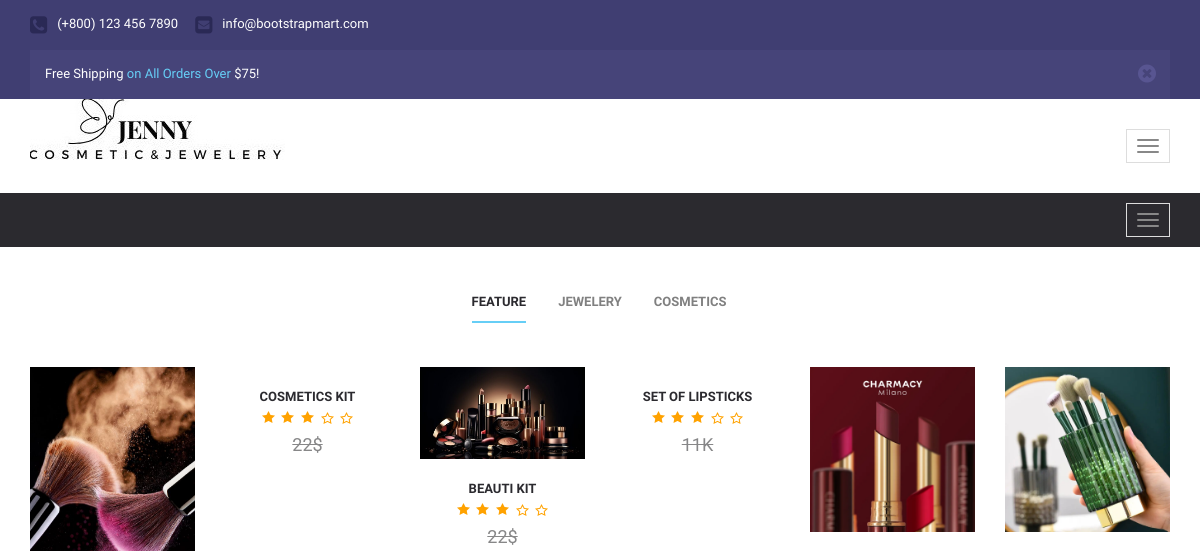
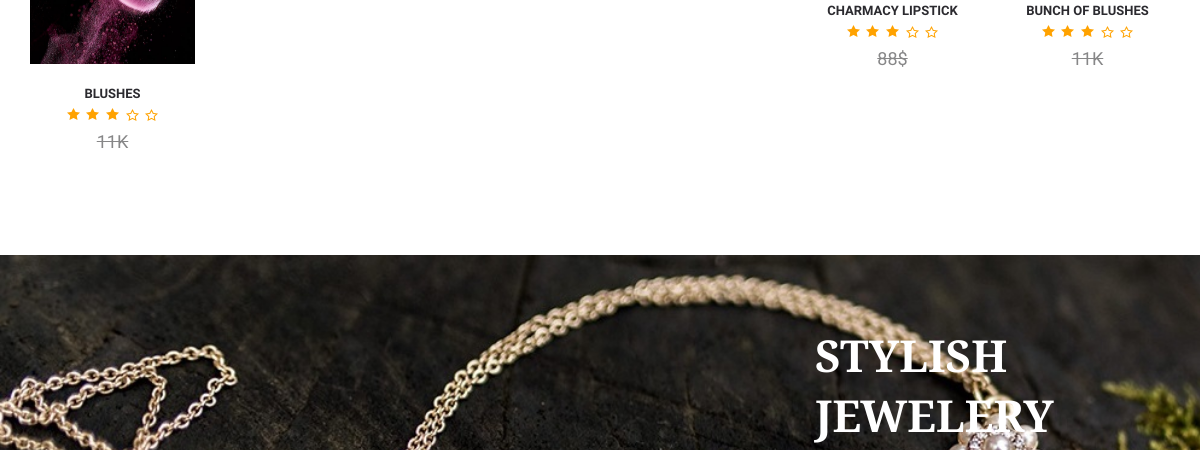
The page /cosmetics.php (signed in, upper part) on the database as committed earlier (2 pictures, top to bottom).
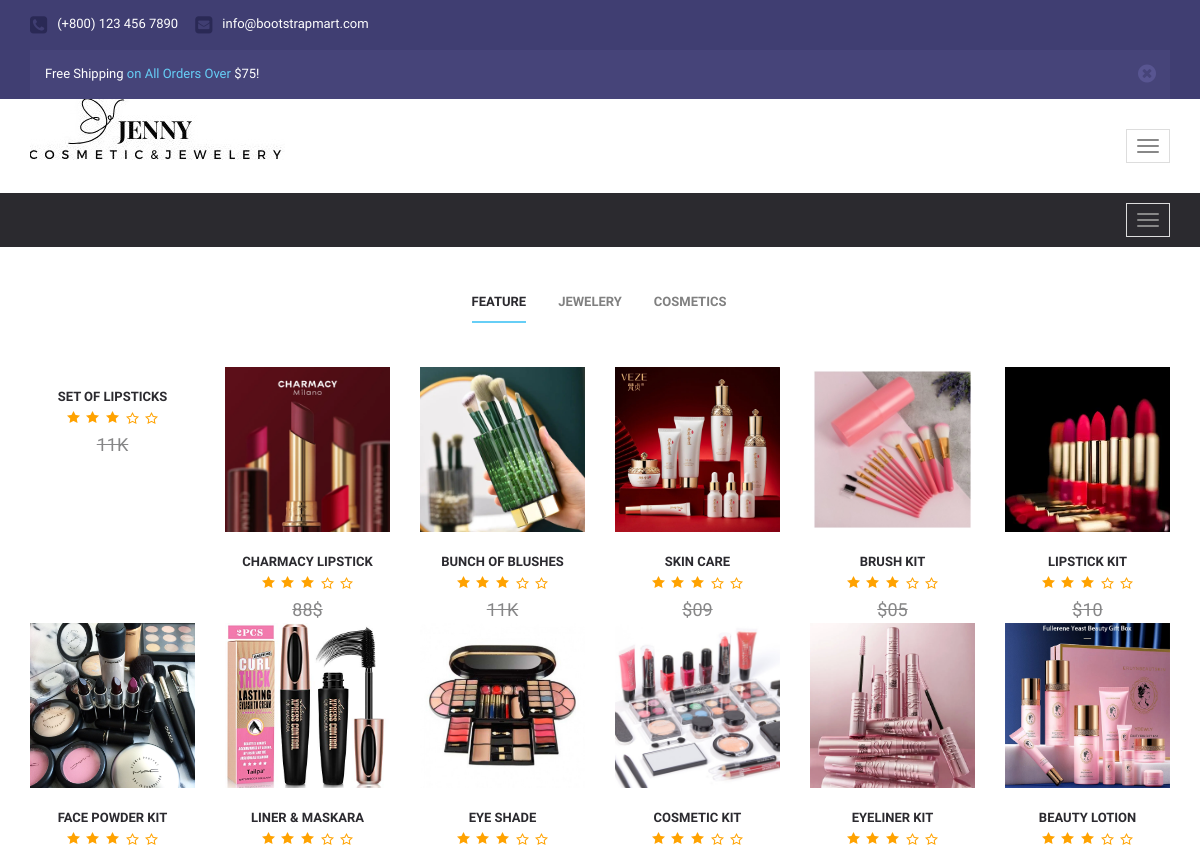
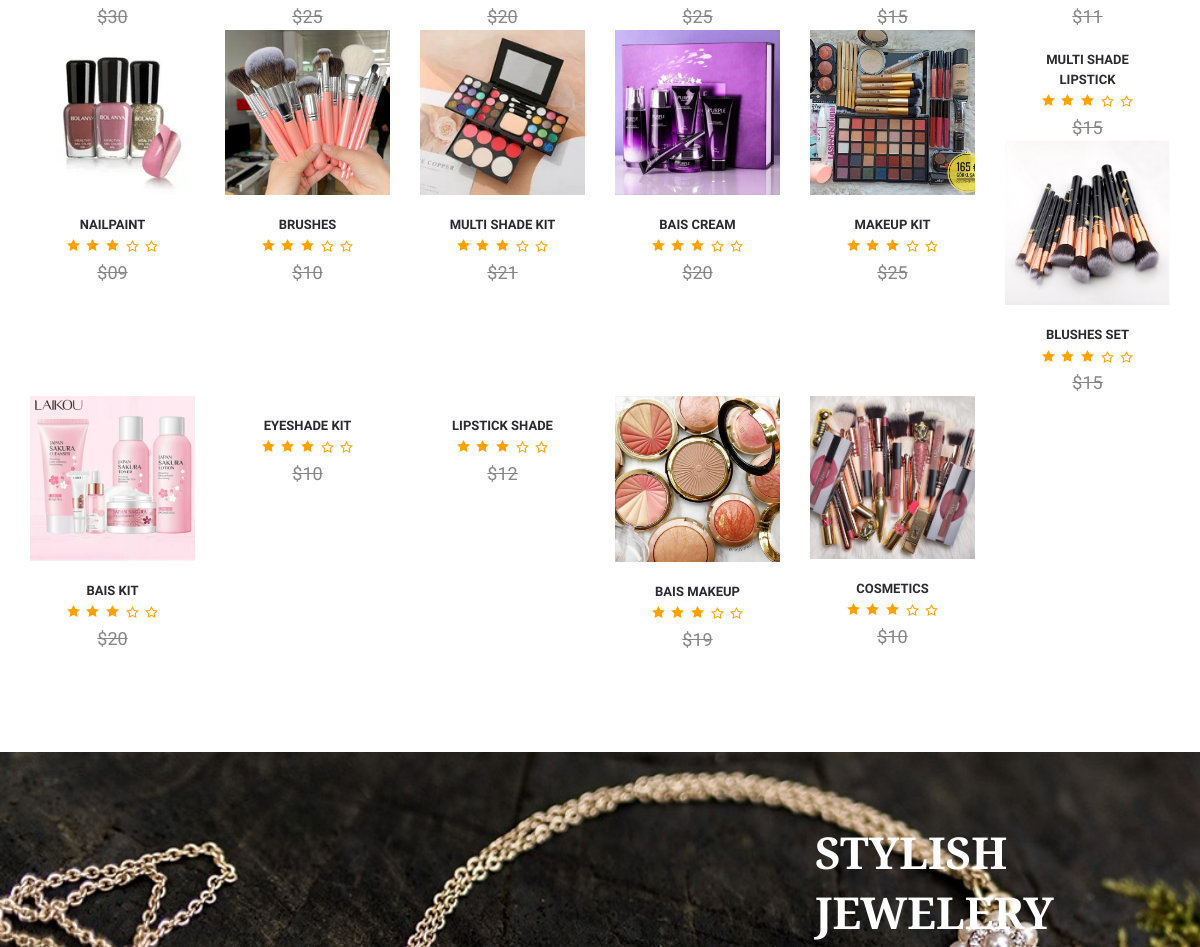
The same page on the database as committed later (2 pictures, top to bottom).
### tables this page shows
CREATE TABLE `addproduct` (
  `pid` int(11) NOT NULL,
  `ptitle` varchar(255) NOT NULL,
  `pdescription` text NOT NULL,
  `pcategory` int(255) NOT NULL,
  `pprice` varchar(255) NOT NULL,
  `pimage` varchar(255) NOT NULL,
  `status` tinyint(4) NOT NULL DEFAULT 1
);

### cosmetics.php (the view, shortened to what this page needs)
<?php
 include('includes/navbar.php');
 include('includes/config.php');
 ?>
 <html>
              <div class="newest" id="newest">
                  <div class="container">
                      <div class="newest-content">
                          <div class="newest-tab">
                              <ul id="myTab" class="nav nav-tabs newest" role="tablist">
                                  <li role="presentation" class="active">
                                      <a href="feature.php" id="cat-1" role="tab" data-toggle="tab" aria-controls="1" aria-expanded="true">Feature</a>
                                  </li>
                                  <li role="presentation">
                                      <a href="jewelery.php" role="tab" id="cat-2" data-toggle="tab" aria-controls="2">Jewelery</a>
                                  </li>
                                  <li role="presentation">
                                      <a href="cosmetics.php" role="tab" id="cat-3" data-toggle="tab" aria-controls="3">Cosmetics</a>
                                  </li>
                              </ul>
                              <div id="myTabContent" class="tab-content">
                                  <div role="tabpanel" class="tab-pane fade in active" id="1" aria-labelledby="cat-1">
                                      <div class="row clearfix">
                                      <?php
					$cosmeticsfetch = "SELECT * from `addproduct` where pcategory = '1'";
					$runquery = mysqli_query($connection, $cosmeticsfetch);
					if(mysqli_num_rows($runquery) > 0){
						while($row = mysqli_fetch_assoc($runquery)){
					?>
                                          <div class="col-md-4 col-lg-2 col-sm-12">
                                              <div class="product-fade">
													<div class="product-fade-wrap">
                                                        <div id="product-image" class="">
                                                            <div class="item"><img src="<?php echo 'images/' . $row['pimage'];?>" alt="" class="img-responsive"></div>
                                                        </div>
													</div>
                                              </div>
                                              <div class="product-name">
                                                  <a href=""><?php echo $row['ptitle'];?></a>
                                              </div>
                                              <div class="star-1"></div>
                                              <div class="product-price">
                                                  <span><?php echo $row['pprice'];?></span>
                                              </div>
                                          </div>
               <?php
                        }
                    }
                    ?>
                                      </div>
                                  </div>
                              </div>
                          </div>
                      </div>
                  </div>
              </div>
              <div class="content-offers" style="background:url(images/slider5.jpg); background-size: cover;">
                  <div class="container">
                      <div class="ct-offers">
                          <div class="ct-offers-title" style="color: white; margin-left: 80px;">Stylish Jewelery</div>
                      </div>
                  </div>
              </div>
          </div>
<?php
include('includes/footer.php')
?>

### includes/navbar.php (shortened to what this page needs)
<!DOCTYPE html>
<html lang="en">
  <head>
    <link href='font-awesome/css/font-awesome.css' rel='stylesheet' type='text/css'>
    <link href="css/bootstrap.min.css" rel="stylesheet">
    <link href="style.css" rel="stylesheet">
    <link href="responsive.css" rel="stylesheet">
    <link href="css/owl.carousel.css" rel="stylesheet">
    <link href="css/owl.theme.css" rel="stylesheet">
    <link href="css/owl.transitions.css" rel="stylesheet">
    <link href="css/prettyPhoto.css" rel="stylesheet">
  </head>
  <body bgcolor="white">
      <div id="wrapper" class="homepage-1">
          <div id="header">
              <div class="top">
                  <div class="container">
                      <ul class="top-support">
                          <li><i class="fa fa-phone-square"></i><span>(+800) 123 456 7890</span></li>
                          <li><a href=""><i class="fa fa-envelope-square"></i><span>info@bootstrapmart.com</span></a></li>
                      </ul>
                      <div class="clearfix"></div>
                      <div class="top-offers show-mobile">
                          <div class="alert alert-warning alert-dismissible fade in offers" role="alert">
                              <button type="button" class="close" data-dismiss="alert" aria-label="Close"><span aria-hidden="true"><i class="fa fa-times-circle"></i></span></button>
                              Free Shipping <a href="">on All Orders Over</a> $75!
                          </div>
                      </div>
                  </div>
              </div>
              <div id="believe-nav">
                  <div class="container">
                      <div class="min-marg">
                          <nav class="navbar navbar-default">
                                  <div class="navbar-header">
                                      <button type="button" class="navbar-toggle collapsed" data-toggle="collapse" data-target="#bs-example-navbar-collapse-1">
                                          <span class="icon-bar"></span>
                                          <span class="icon-bar"></span>
                                          <span class="icon-bar"></span>
                                      </button>
                                      <a class="navbar-brand" href="index.php" style="margin-top:-30px;"><img src="images/lo1.jpg" alt=""></a>
                                  </div>
                          </nav>
                      </div>
                  </div>
              </div>
              <div id="cat-nav">
              <div class="container">
                  <nav class="navbar navbar-default">
                      <div class="navbar-header">
                          <button type="button" class="navbar-toggle collapsed" data-toggle="collapse" data-target="#cat-nav-mega">
                              <span class="icon-bar"></span>
                              <span class="icon-bar"></span>
                              <span class="icon-bar"></span>
                          </button>
                      </div>
                  </nav>
              </div>
              </div>
          </div>

### includes/footer.php (shortened to what this page needs)
<html>
</html>
  </body>
</html>

### responsive.css (style rules this page uses)
.top-offers.show-mobile, #open-srch-form-mod { display:none; }
@media (max-width:1200px) { #cat-nav .navbar-toggle { margin:10px 0; } }
@media (max-width:1200px) { .top-offers { display:none; } }
@media (max-width:1200px) { .top-offers.show-mobile { display:block; float:none; width:100%; max-width:none; } }
@media (max-width:1200px) { .offers { width:100%; max-width:none; } }
@media (max-width:1200px) { .navbar-header { float: none; } }
@media (max-width:1200px) { .navbar-toggle { display: block; margin:0 15px; border-radius:0; } }

Rows that differ between the two databases and show on the page:
removed addproduct: ptitle "BLUSHES", pprice "11K"
removed addproduct: ptitle "COSMETICS KIT", pprice "22$"
removed addproduct: pimage (picture), pprice "22$"
added addproduct: pimage (picture), ptitle "SKIN CARE", pprice "$09"
added addproduct: pimage (picture), ptitle "BRUSH KIT", pprice "$05"
added addproduct: pimage (picture), ptitle "LIPSTICK KIT", pprice "$10"
added addproduct: pimage (picture), ptitle "FACE POWDER KIT", pprice "$30"
added addproduct: pimage (picture), ptitle "LINER & MASKARA", pprice "$25"
added addproduct: pimage (picture), ptitle "EYE SHADE", pprice "$20"
added addproduct: pimage (picture), ptitle "COSMETIC KIT", pprice "$25"
added addproduct: pimage (picture), ptitle "EYELINER KIT", pprice "$15"
added addproduct: pimage (picture), ptitle "BEAUTY LOTION", pprice "$11"
added addproduct: pimage (picture), ptitle "NAILPAINT", pprice "$09"
added addproduct: pimage (picture), ptitle "BRUSHES", pprice "$10"
added addproduct: pimage (picture), ptitle "MULTI SHADE KIT", pprice "$21"
added addproduct: pimage (picture), ptitle "BAIS CREAM", pprice "$20"
added addproduct: pimage (picture), ptitle "MAKEUP KIT", pprice "$25"
added addproduct: ptitle "MULTI SHADE LIPSTICK", pprice "$15"
added addproduct: pimage (picture), ptitle "BLUSHES SET", pprice "$15"
added addproduct: pimage (picture), ptitle "BAIS KIT", pprice "$20"
added addproduct: ptitle "EYESHADE KIT", pprice "$10"
added addproduct: ptitle "LIPSTICK SHADE", pprice "$12"
added addproduct: pimage (picture), ptitle "BAIS MAKEUP", pprice "$19"
added addproduct: pimage (picture), ptitle "COSMETICS", pprice "$10"
